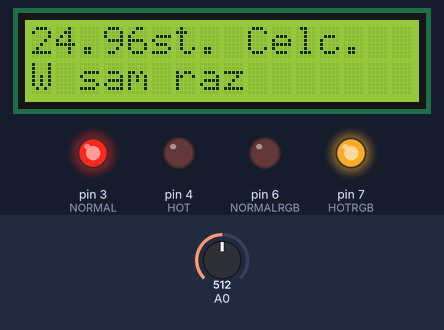
Bench run of a sketch on a simulated Arduino Uno, built with avr-gcc and run on an emulated ATmega328P. Shown: 16×2 character LCD, output pins drawn as LEDs (lit = HIGH). Dashed ring = blinking. The inputs (shaded band) are chosen by the test bench; at power-on: A0 = 512. Pins used as bus, display or sensor lines are not drawn.

Above: at 1.7 s.
1.8 s: A0 set to 491
At 3.7 s:
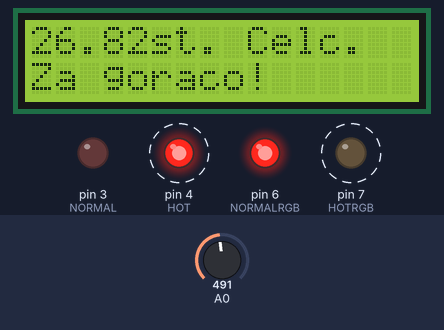
7.6 s: A0 set to 716
At 8.5 s:
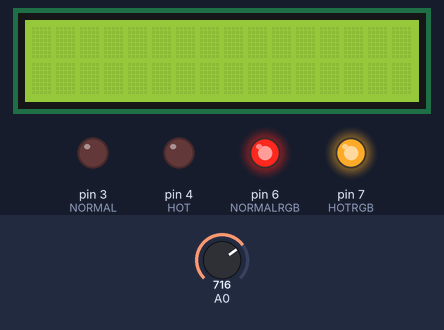
13.8 s: A0 set to 900
At 16.0 s:
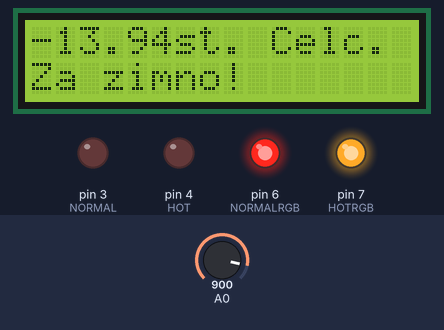
Timing chart, 0 to 17.5 s (numbered marks = the images above; inputs shaded):
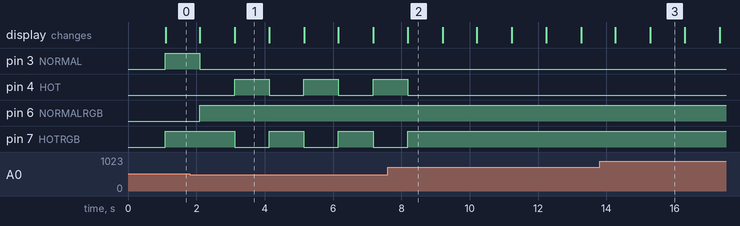

The sketch:

sketch.ino
```cpp
#include <LiquidCrystal_I2C.h>

#define I2C_ADDR 0x27
#define LCD_COLUMNS 16
#define LCD_LINES 2

LiquidCrystal_I2C lcd(I2C_ADDR, LCD_COLUMNS, LCD_LINES);


//diody
#define HOTRGB 7
#define NORMALRGB 6
#define COLDRGB 5
#define HOT 4
#define NORMAL 3
#define COLD 2
//pomiar temperatury
float celsius = 0;
float hotTemp = 26;
float coldTemp = 15;
const float BETA = 3950; // powinien pasować do współczynnika Beta termistora

const String INFO_HOT = "Za goraco!";
const String INFO_NORMAL = "W sam raz";
const String INFO_COLD = "Za zimno!";

void setup() {
lcd.init();
lcd.backlight();
// Początkowy tekst na wyswieltaczu
lcd.setCursor(0, 0);
lcd.print("Pomiar temp.");
lcd.setCursor(2, 1);
lcd.print(" ");
//diody
pinMode(HOT, OUTPUT);
pinMode(NORMAL, OUTPUT);
pinMode(COLD, OUTPUT);
pinMode(HOTRGB, OUTPUT);
pinMode(NORMALRGB, OUTPUT);
pinMode(COLDRGB, OUTPUT);
Serial.begin(9600);
}
void loop() {
delay(1000);
// odczytuje stan czujnika temperatury i konwertuje wynik na stopnie Celsjusza
int analogValue = analogRead(A0);
// konwertuje miliwolty na stopnie Celsjusza
float celsius = 1 / (log(1 / (1023. / analogValue - 1)) / BETA + 1.0 / 298.15) -
273.15;

lcd.setCursor(0, 0);
lcd.print(String(celsius) + "st. Celc.");
lcd.setCursor(0, 1);


digitalWrite(COLDRGB, HIGH);
digitalWrite(NORMALRGB, HIGH);
digitalWrite(HOTRGB, HIGH);
if ( celsius < coldTemp )
{
digitalWrite(COLD, HIGH);
digitalWrite(COLDRGB, LOW);
lcd.print(INFO_COLD);
delay(1000);
digitalWrite(COLD, LOW);
digitalWrite(COLDRGB, HIGH);
}
else if ( celsius > coldTemp && celsius <= hotTemp )
{
digitalWrite(NORMAL, HIGH);
digitalWrite(NORMALRGB, LOW);
lcd.print(INFO_NORMAL);
delay(1000);
digitalWrite(NORMAL, LOW);
digitalWrite(NORMALRGB, HIGH);
}
else
{
// celsius > hotTemp
digitalWrite(HOT, HIGH);
digitalWrite(HOTRGB, LOW);
lcd.print(INFO_HOT);
delay(1000);
digitalWrite(HOT, LOW);
digitalWrite(HOTRGB, HIGH);
}
lcd.clear();
}
```

Measured:
- the behaviour switches between 501 and 500 on A0 (found by bisection; images 0 and 1)
- after the input at 1.8 s, pin 3 (NORMAL): goes on until 2.1 s, then stays LOW; pin 4 (HOT), pin 7 (HOTRGB): alternates HIGH for 1.0 s and LOW for 1.0 s, starting after 1.3 s; pin 6 (NORMALRGB): goes on until 2.1 s, then stays HIGH; the display: first differs from a run without the input after 1.3 s (image 1)
- after the input at 7.6 s, pin 4 (HOT): goes on until 8.2 s, then stays LOW; pin 7 (HOTRGB): goes on until 8.2 s, then stays HIGH
- after the input at 13.8 s, the display: first differs from a run without the input after 1.5 s (image 3)
- what the display in image 1 shows lasts 1.0 s, from 3.1 s to 4.1 s
